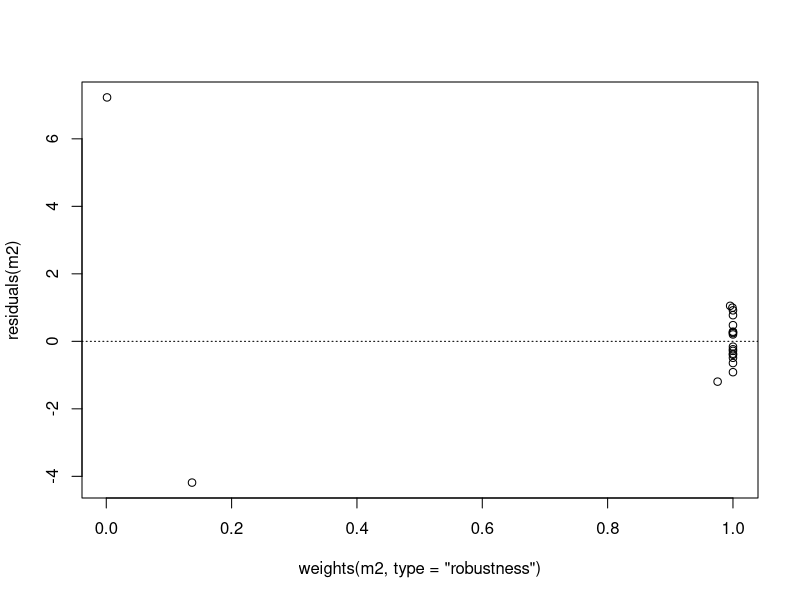
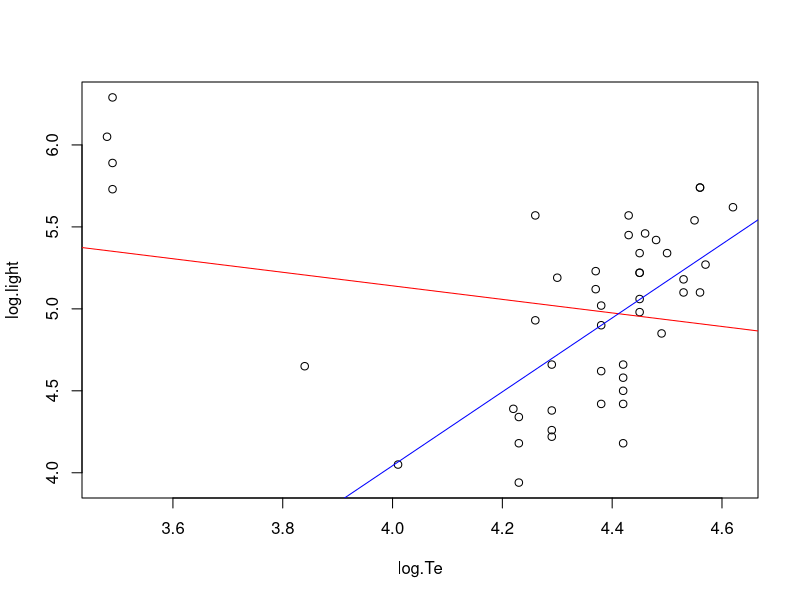

Write the R code that produced these figures, in order.
library(robustbase)


### Name: lmrob
### Title: MM-type Estimators for Linear Regression
### Aliases: lmrob .vcov.avar1 .vcov.w
### Keywords: robust regression

### ** Examples

data(coleman)
set.seed(0)
## Default for a very long time:
summary( m1 <- lmrob(Y ~ ., data=coleman) )

## Nowadays **strongly recommended** for routine use:
summary(m2 <- lmrob(Y ~ ., data=coleman, setting = "KS2014") )
##                                       ------------------

plot(residuals(m2) ~ weights(m2, type="robustness")) ##-> weights.lmrob()
abline(h=0, lty=3)

data(starsCYG, package = "robustbase")
## Plot simple data and fitted lines
plot(starsCYG)
  lmST <-    lm(log.light ~ log.Te, data = starsCYG)
(RlmST <- lmrob(log.light ~ log.Te, data = starsCYG))
abline(lmST, col = "red")
abline(RlmST, col = "blue")
## --> Least Sq.:/ negative slope  \ robust: slope ~= 2.2 % checked in ../tests/lmrob-data.R
summary(RlmST) # -> 4 outliers; rest perfect
vcov(RlmST)
stopifnot(all.equal(fitted(RlmST),
                    predict(RlmST, newdata = starsCYG), tol = 1e-14))
## FIXME: setting = "KS2011"  or  setting = "KS2014"  **FAIL** here

##--- 'init' argument -----------------------------------
## 1)  string
set.seed(0)
m3 <- lmrob(Y ~ ., data=coleman, init = "S")
stopifnot(all.equal(m1[-18], m3[-18]))
## 2) function
initFun <- function(x, y, control, ...) { # no 'mf' needed
    init.S <- lmrob.S(x, y, control)
    list(coefficients=init.S$coef, scale = init.S$scale)
}
set.seed(0)
m4 <- lmrob(Y ~ ., data=coleman, method = "M", init = initFun)
## list
m5 <- lmrob(Y ~ ., data=coleman, method = "M",
            init = list(coefficients = m3$init$coef, scale = m3$scale))
stopifnot(all.equal(m4[-17], m5[-17]))
